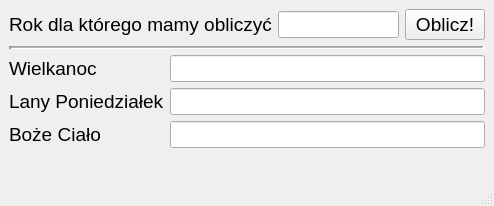
<?xml version="1.0" encoding="UTF-8"?>
<ui version="4.0">
 <class>MainWindow</class>
 <widget class="QMainWindow" name="MainWindow">
  <property name="geometry">
   <rect>
    <x>0</x>
    <y>0</y>
    <width>494</width>
    <height>206</height>
   </rect>
  </property>
  <property name="windowTitle">
   <string>MainWindow</string>
  </property>
  <widget class="QWidget" name="centralwidget">
   <layout class="QVBoxLayout" name="verticalLayout">
    <item>
     <layout class="QHBoxLayout" name="horizontalLayout">
      <item>
       <widget class="QLabel" name="label">
        <property name="font">
         <font>
          <pointsize>14</pointsize>
         </font>
        </property>
        <property name="text">
         <string>Rok dla którego mamy obliczyć</string>
        </property>
       </widget>
      </item>
      <item>
       <widget class="QLineEdit" name="lineEdit_year">
        <property name="font">
         <font>
          <pointsize>12</pointsize>
         </font>
        </property>
       </widget>
      </item>
      <item>
       <widget class="QPushButton" name="pushButton_calculate">
        <property name="font">
         <font>
          <pointsize>14</pointsize>
         </font>
        </property>
        <property name="text">
         <string>Oblicz!</string>
        </property>
       </widget>
      </item>
     </layout>
    </item>
    <item>
     <widget class="Line" name="line">
      <property name="lineWidth">
       <number>3</number>
      </property>
      <property name="midLineWidth">
       <number>1</number>
      </property>
      <property name="orientation">
       <enum>Qt::Horizontal</enum>
      </property>
     </widget>
    </item>
    <item>
     <layout class="QFormLayout" name="formLayout">
      <item row="0" column="0">
       <widget class="QLabel" name="label_2">
        <property name="font">
         <font>
          <pointsize>14</pointsize>
         </font>
        </property>
        <property name="text">
         <string>Wielkanoc</string>
        </property>
       </widget>
      </item>
      <item row="0" column="1">
       <widget class="QLineEdit" name="lineEdit_easterSunday">
        <property name="font">
         <font>
          <pointsize>12</pointsize>
         </font>
        </property>
        <property name="readOnly">
         <bool>true</bool>
        </property>
       </widget>
      </item>
      <item row="1" column="0">
       <widget class="QLabel" name="label_3">
        <property name="font">
         <font>
          <pointsize>14</pointsize>
         </font>
        </property>
        <property name="text">
         <string>Lany Poniedziałek</string>
        </property>
       </widget>
      </item>
      <item row="1" column="1">
       <widget class="QLineEdit" name="lineEdit_easterMonday">
        <property name="font">
         <font>
          <pointsize>12</pointsize>
         </font>
        </property>
        <property name="readOnly">
         <bool>true</bool>
        </property>
       </widget>
      </item>
      <item row="2" column="0">
       <widget class="QLabel" name="label_4">
        <property name="font">
         <font>
          <pointsize>14</pointsize>
         </font>
        </property>
        <property name="text">
         <string>Boże Ciało</string>
        </property>
       </widget>
      </item>
      <item row="2" column="1">
       <widget class="QLineEdit" name="lineEdit_CorpusChristi">
        <property name="font">
         <font>
          <pointsize>12</pointsize>
         </font>
        </property>
        <property name="readOnly">
         <bool>true</bool>
        </property>
       </widget>
      </item>
     </layout>
    </item>
   </layout>
  </widget>
  <widget class="QStatusBar" name="statusbar"/>
 </widget>
 <resources/>
 <connections/>
</ui>
